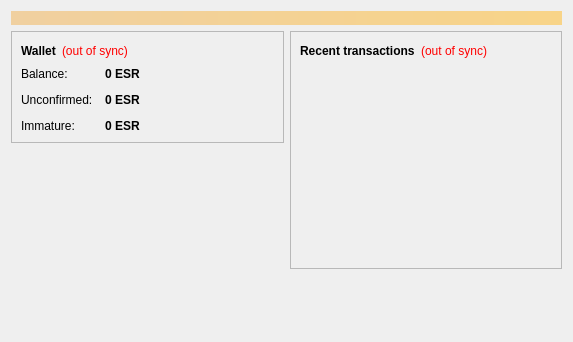
<?xml version="1.0" encoding="UTF-8"?>
<ui version="4.0">
 <class>OverviewPage</class>
 <widget class="QWidget" name="OverviewPage">
  <property name="geometry">
   <rect>
    <x>0</x>
    <y>0</y>
    <width>573</width>
    <height>342</height>
   </rect>
  </property>
  <property name="windowTitle">
   <string>Form</string>
  </property>
  <layout class="QVBoxLayout" name="topLayout">
   <item>
    <widget class="QLabel" name="labelAlerts">
     <property name="visible">
      <bool>false</bool>
     </property>
     <property name="styleSheet">
      <string notr="true">background-color: qlineargradient(x1: 0, y1: 0, x2: 1, y2: 0, stop:0 #F0D0A0, stop:1 #F8D488); color:#000000;</string>
     </property>
     <property name="wordWrap">
      <bool>true</bool>
     </property>
     <property name="margin">
      <number>3</number>
     </property>
    </widget>
   </item>
   <item>
    <layout class="QHBoxLayout" name="horizontalLayout" stretch="1,1">
     <item>
      <layout class="QVBoxLayout" name="verticalLayout_2">
       <item>
        <widget class="QFrame" name="frame">
         <property name="frameShape">
          <enum>QFrame::StyledPanel</enum>
         </property>
         <property name="frameShadow">
          <enum>QFrame::Raised</enum>
         </property>
         <layout class="QVBoxLayout" name="verticalLayout_4">
          <item>
           <layout class="QHBoxLayout" name="horizontalLayout_4">
            <item>
             <widget class="QLabel" name="label_5">
              <property name="font">
               <font>
                <weight>75</weight>
                <bold>true</bold>
               </font>
              </property>
              <property name="text">
               <string>Wallet</string>
              </property>
             </widget>
            </item>
            <item>
             <widget class="QLabel" name="labelWalletStatus">
              <property name="toolTip">
               <string>The displayed information may be out of date. Your wallet automatically synchronizes with the Elspero network after a connection is established, but this process has not completed yet.</string>
              </property>
              <property name="styleSheet">
               <string notr="true">QLabel { color: red; }</string>
              </property>
              <property name="text">
               <string notr="true">(out of sync)</string>
              </property>
              <property name="alignment">
               <set>Qt::AlignLeading|Qt::AlignLeft|Qt::AlignVCenter</set>
              </property>
             </widget>
            </item>
            <item>
             <spacer name="horizontalSpacer_2">
              <property name="orientation">
               <enum>Qt::Horizontal</enum>
              </property>
              <property name="sizeHint" stdset="0">
               <size>
                <width>40</width>
                <height>20</height>
               </size>
              </property>
             </spacer>
            </item>
           </layout>
          </item>
          <item>
           <layout class="QFormLayout" name="formLayout_2">
            <property name="fieldGrowthPolicy">
             <enum>QFormLayout::AllNonFixedFieldsGrow</enum>
            </property>
            <property name="horizontalSpacing">
             <number>12</number>
            </property>
            <property name="verticalSpacing">
             <number>12</number>
            </property>
            <item row="0" column="0">
             <widget class="QLabel" name="label">
              <property name="text">
               <string>Balance:</string>
              </property>
             </widget>
            </item>
            <item row="0" column="1">
             <widget class="QLabel" name="labelBalance">
              <property name="font">
               <font>
                <weight>75</weight>
                <bold>true</bold>
               </font>
              </property>
              <property name="cursor">
               <cursorShape>IBeamCursor</cursorShape>
              </property>
              <property name="toolTip">
               <string>Your current balance</string>
              </property>
              <property name="text">
               <string notr="true">0 ESR</string>
              </property>
              <property name="textInteractionFlags">
               <set>Qt::LinksAccessibleByMouse|Qt::TextSelectableByKeyboard|Qt::TextSelectableByMouse</set>
              </property>
             </widget>
            </item>
            <item row="1" column="0">
             <widget class="QLabel" name="label_3">
              <property name="text">
               <string>Unconfirmed:</string>
              </property>
             </widget>
            </item>
            <item row="1" column="1">
             <widget class="QLabel" name="labelUnconfirmed">
              <property name="font">
               <font>
                <weight>75</weight>
                <bold>true</bold>
               </font>
              </property>
              <property name="cursor">
               <cursorShape>IBeamCursor</cursorShape>
              </property>
              <property name="toolTip">
               <string>Total of transactions that have yet to be confirmed, and do not yet count toward the current balance</string>
              </property>
              <property name="text">
               <string notr="true">0 ESR</string>
              </property>
              <property name="textInteractionFlags">
               <set>Qt::LinksAccessibleByMouse|Qt::TextSelectableByKeyboard|Qt::TextSelectableByMouse</set>
              </property>
             </widget>
            </item>
            <item row="2" column="0">
             <widget class="QLabel" name="labelImmatureText">
              <property name="text">
               <string>Immature:</string>
              </property>
             </widget>
            </item>
            <item row="2" column="1">
             <widget class="QLabel" name="labelImmature">
              <property name="font">
               <font>
                <weight>75</weight>
                <bold>true</bold>
               </font>
              </property>
              <property name="toolTip">
               <string>Mined balance that has not yet matured</string>
              </property>
              <property name="text">
               <string notr="true">0 ESR</string>
              </property>
              <property name="textInteractionFlags">
               <set>Qt::LinksAccessibleByMouse|Qt::TextSelectableByKeyboard|Qt::TextSelectableByMouse</set>
              </property>
             </widget>
            </item>
           </layout>
          </item>
         </layout>
        </widget>
       </item>
       <item>
        <spacer name="verticalSpacer">
         <property name="orientation">
          <enum>Qt::Vertical</enum>
         </property>
         <property name="sizeHint" stdset="0">
          <size>
           <width>20</width>
           <height>40</height>
          </size>
         </property>
        </spacer>
       </item>
      </layout>
     </item>
     <item>
      <layout class="QVBoxLayout" name="verticalLayout_3">
       <item>
        <widget class="QFrame" name="frame_2">
         <property name="frameShape">
          <enum>QFrame::StyledPanel</enum>
         </property>
         <property name="frameShadow">
          <enum>QFrame::Raised</enum>
         </property>
         <layout class="QVBoxLayout" name="verticalLayout">
          <item>
           <layout class="QHBoxLayout" name="horizontalLayout_2">
            <item>
             <widget class="QLabel" name="label_4">
              <property name="text">
               <string>&lt;b&gt;Recent transactions&lt;/b&gt;</string>
              </property>
             </widget>
            </item>
            <item>
             <widget class="QLabel" name="labelTransactionsStatus">
              <property name="toolTip">
               <string>The displayed information may be out of date. Your wallet automatically synchronizes with the Elspero network after a connection is established, but this process has not completed yet.</string>
              </property>
              <property name="styleSheet">
               <string notr="true">QLabel { color: red; }</string>
              </property>
              <property name="text">
               <string notr="true">(out of sync)</string>
              </property>
              <property name="alignment">
               <set>Qt::AlignRight|Qt::AlignTrailing|Qt::AlignVCenter</set>
              </property>
             </widget>
            </item>
            <item>
             <spacer name="horizontalSpacer">
              <property name="orientation">
               <enum>Qt::Horizontal</enum>
              </property>
              <property name="sizeHint" stdset="0">
               <size>
                <width>40</width>
                <height>20</height>
               </size>
              </property>
             </spacer>
            </item>
           </layout>
          </item>
          <item>
           <widget class="QListView" name="listTransactions">
            <property name="styleSheet">
             <string notr="true">QListView { background: transparent; }</string>
            </property>
            <property name="frameShape">
             <enum>QFrame::NoFrame</enum>
            </property>
            <property name="verticalScrollBarPolicy">
             <enum>Qt::ScrollBarAlwaysOff</enum>
            </property>
            <property name="horizontalScrollBarPolicy">
             <enum>Qt::ScrollBarAlwaysOff</enum>
            </property>
            <property name="selectionMode">
             <enum>QAbstractItemView::NoSelection</enum>
            </property>
           </widget>
          </item>
         </layout>
        </widget>
       </item>
       <item>
        <spacer name="verticalSpacer_2">
         <property name="orientation">
          <enum>Qt::Vertical</enum>
         </property>
         <property name="sizeHint" stdset="0">
          <size>
           <width>20</width>
           <height>40</height>
          </size>
         </property>
        </spacer>
       </item>
      </layout>
     </item>
    </layout>
   </item>
  </layout>
 </widget>
 <resources/>
 <connections/>
</ui>
